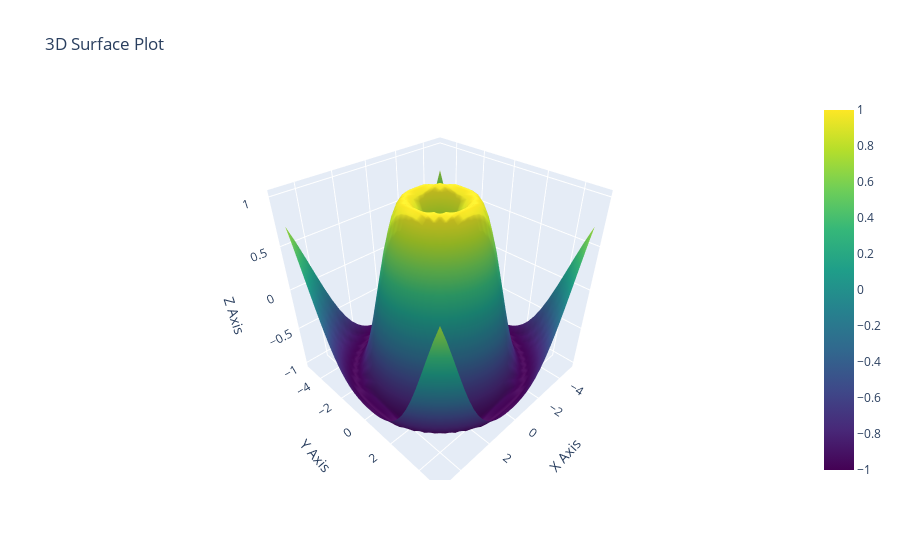

Notebook source saved alongside this figure:
### Code cell
import plotly.graph_objects as go
import numpy as np

# Generate example 3D data
x = np.linspace(-5, 5, 30)
y = np.linspace(-5, 5, 30)
X, Y = np.meshgrid(x, y)
Z = np.sin(np.sqrt(X**2 + Y**2))  # Example 3D function

# Create the 3D surface plot
fig = go.Figure(data=[go.Surface(z=Z, x=X, y=Y, colorscale="Viridis")])

# Update layout for better visualization
fig.update_layout(title='3D Surface Plot',
                  scene=dict(xaxis_title='X Axis',
                             yaxis_title='Y Axis',
                             zaxis_title='Z Axis'))

# Show the plot
fig.show()

### Figure 1 — Plotly figure (JSON) as saved in the notebook; plotly's stock layout.template omitted (floating-point values rounded to 4 significant figures; data arrays with more than 128 entries replaced by an {"elided": "..."} marker saying what was removed)
{"data": [{"colorscale": [[0, "#440154"], [0.1111, "#482878"], [0.2222, "#3e4989"], [0.3333, "#31688e"], [0.4444, "#26828e"], [0.5556, "#1f9e89"], [0.6667, "#35b779"], [0.7778, "#6ece58"], [0.8889, "#b5de2b"], [1, "#fde725"]], "type": "surface", "x": {"elided": "30x30 float values"}, "y": {"elided": "30x30 float values"}, "z": {"elided": "30x30 float values"}}], "layout": {"scene": {"xaxis": {"title": {"text": "X Axis"}}, "yaxis": {"title": {"text": "Y Axis"}}, "zaxis": {"title": {"text": "Z Axis"}}}, "title": {"text": "3D Surface Plot"}}}
